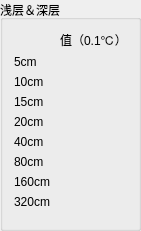
   <widget class="QGroupBox" name="XCM_GB">
    <property name="geometry">
     <rect>
      <x>750</x>
      <y>10</y>
      <width>141</width>
      <height>231</height>
     </rect>
    </property>
    <property name="title">
     <string>浅层＆深层</string>
    </property>
    <layout class="QGridLayout" name="gridLayout_6">
     <item row="3" column="0">
      <widget class="QLabel" name="label_49">
       <property name="text">
        <string>15cm</string>
       </property>
      </widget>
     </item>
     <item row="1" column="0">
      <widget class="QLabel" name="label_47">
       <property name="text">
        <string>5cm</string>
       </property>
      </widget>
     </item>
     <item row="2" column="0">
      <widget class="QLabel" name="label_48">
       <property name="text">
        <string>10cm</string>
       </property>
      </widget>
     </item>
     <item row="0" column="1">
      <widget class="QLabel" name="label_45">
       <property name="text">
        <string>值（0.1℃）</string>
       </property>
      </widget>
     </item>
     <item row="4" column="0">
      <widget class="QLabel" name="label_50">
       <property name="text">
        <string>20cm</string>
       </property>
      </widget>
     </item>
     <item row="5" column="0">
      <widget class="QLabel" name="label_46">
       <property name="text">
        <string>40cm</string>
       </property>
      </widget>
     </item>
     <item row="6" column="0">
      <widget class="QLabel" name="label_52">
       <property name="text">
        <string>80cm</string>
       </property>
      </widget>
     </item>
     <item row="7" column="0">
      <widget class="QLabel" name="label_53">
       <property name="text">
        <string>160cm</string>
       </property>
      </widget>
     </item>
     <item row="8" column="0">
      <widget class="QLabel" name="label_54">
       <property name="text">
        <string>320cm</string>
       </property>
      </widget>
     </item>
     <item row="4" column="1">
      <widget class="MyDoubleLabel" name="ET20_DL">
       <property name="styleSheet">
        <string notr="true"/>
       </property>
       <property name="rightText">
        <string>99999</string>
       </property>
       <property name="leftText">
        <string>99999</string>
       </property>
       <property name="alignment">
        <enum>MyDoubleLabel::AlignLeft</enum>
       </property>
      </widget>
     </item>
     <item row="2" column="1">
      <widget class="MyDoubleLabel" name="ET10_DL">
       <property name="styleSheet">
        <string notr="true"/>
       </property>
       <property name="rightText">
        <string>99999</string>
       </property>
       <property name="leftText">
        <string>99999</string>
       </property>
       <property name="alignment">
        <enum>MyDoubleLabel::AlignLeft</enum>
       </property>
      </widget>
     </item>
     <item row="3" column="1">
      <widget class="MyDoubleLabel" name="ET15_DL">
       <property name="styleSheet">
        <string notr="true"/>
       </property>
       <property name="rightText">
        <string>99999</string>
       </property>
       <property name="leftText">
        <string>99999</string>
       </property>
       <property name="alignment">
        <enum>MyDoubleLabel::AlignLeft</enum>
       </property>
      </widget>
     </item>
     <item row="1" column="1">
      <widget class="MyDoubleLabel" name="ET5_DL">
       <property name="styleSheet">
        <string notr="true"/>
       </property>
       <property name="rightText">
        <string>99999</string>
       </property>
       <property name="leftText">
        <string>99999</string>
       </property>
       <property name="alignment">
        <enum>MyDoubleLabel::AlignLeft</enum>
       </property>
      </widget>
     </item>
     <item row="5" column="1">
      <widget class="MyDoubleLabel" name="ET40_DL">
       <property name="styleSheet">
        <string notr="true"/>
       </property>
       <property name="rightText">
        <string>99999</string>
       </property>
       <property name="leftText">
        <string>99999</string>
       </property>
       <property name="alignment">
        <enum>MyDoubleLabel::AlignLeft</enum>
       </property>
      </widget>
     </item>
     <item row="6" column="1">
      <widget class="MyDoubleLabel" name="ET80_DL">
       <property name="styleSheet">
        <string notr="true"/>
       </property>
       <property name="rightText">
        <string>99999</string>
       </property>
       <property name="leftText">
        <string>99999</string>
       </property>
       <property name="alignment">
        <enum>MyDoubleLabel::AlignLeft</enum>
       </property>
      </widget>
     </item>
     <item row="7" column="1">
      <widget class="MyDoubleLabel" name="ET160_DL">
       <property name="styleSheet">
        <string notr="true"/>
       </property>
       <property name="rightText">
        <string>99999</string>
       </property>
       <property name="leftText">
        <string>99999</string>
       </property>
       <property name="alignment">
        <enum>MyDoubleLabel::AlignLeft</enum>
       </property>
      </widget>
     </item>
     <item row="8" column="1">
      <widget class="MyDoubleLabel" name="ET320_DL">
       <property name="styleSheet">
        <string notr="true"/>
       </property>
       <property name="rightText">
        <string>99999</string>
       </property>
       <property name="leftText">
        <string>99999</string>
       </property>
       <property name="alignment">
        <enum>MyDoubleLabel::AlignLeft</enum>
       </property>
      </widget>
     </item>
     <item row="9" column="1">
      <spacer name="verticalSpacer_9">
       <property name="orientation">
        <enum>Qt::Vertical</enum>
       </property>
       <property name="sizeHint" stdset="0">
        <size>
         <width>20</width>
         <height>40</height>
        </size>
       </property>
      </spacer>
     </item>
    </layout>
   </widget>
